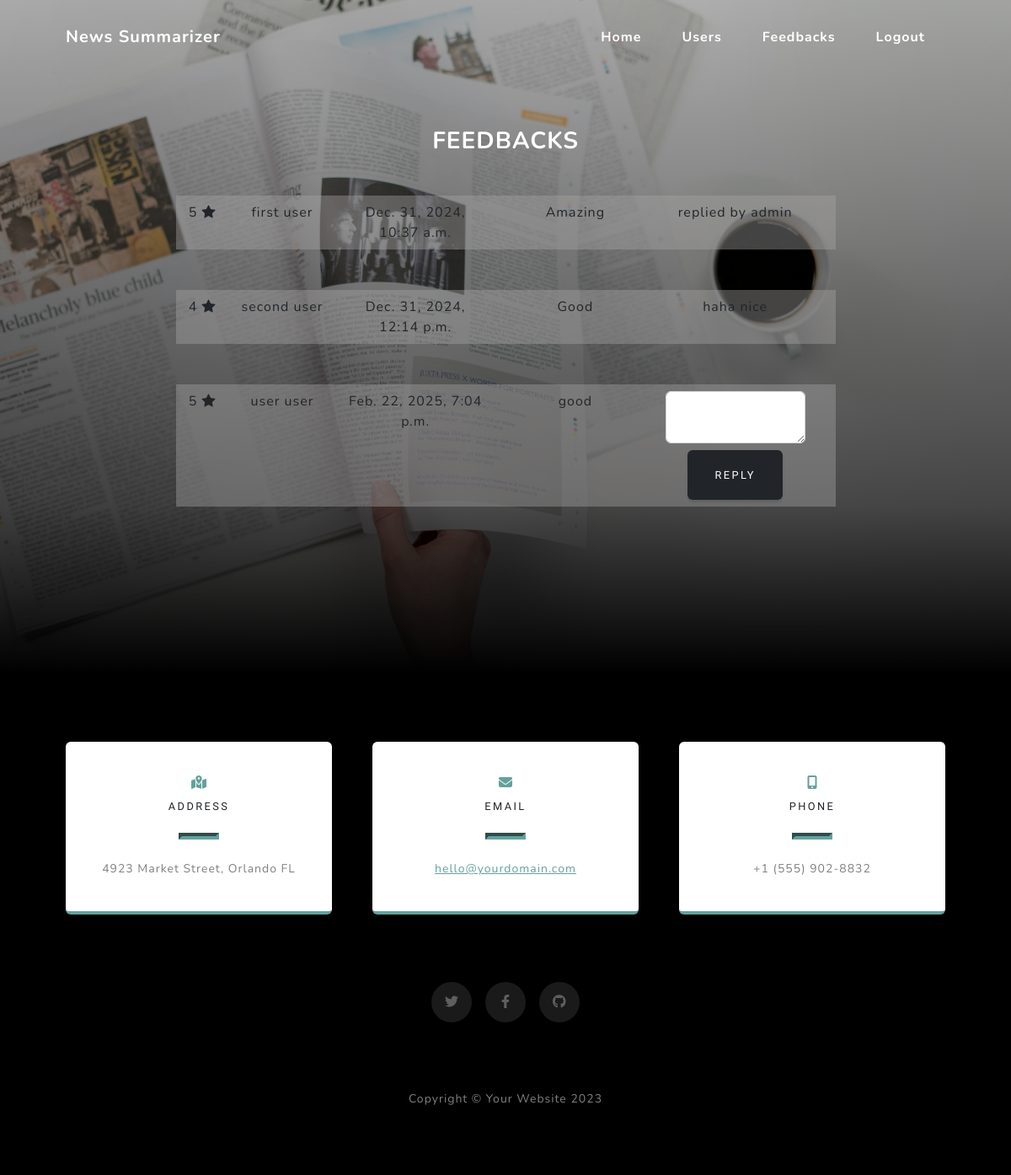
Screenshot of /admin_feedbacks with the database file from the repository.
### summary/models.py (models this page shows)
class Feedback(models.Model):
    user = models.ForeignKey(User,on_delete=models.CASCADE)
    rating = models.IntegerField()
    feedback = models.CharField(max_length=200)
    reply = models.CharField(max_length=200)
    date_time = models.DateTimeField(auto_now_add=True,null=True)

class User(models.Model):
    firstname = models.CharField(max_length=50)
    lastname = models.CharField(max_length = 50)
    email = models.EmailField()
    contact= models.IntegerField()
    age = models.IntegerField()
    qualification = models.CharField(max_length=10)
    purpose = models.CharField(max_length=100)
    address = models.CharField(max_length=100)
    loginid = models.ForeignKey(Login,on_delete=models.CASCADE,null=True)

### summary/views.py (the view, shortened to what this page needs)
# urls.py: path('admin_feedbacks', views.admin_feedbacks),
def admin_feedbacks(request):
    data = Feedback.objects.all()
    msg = ''
    return render(request, "adminfeedbacks.html", {'data': data, 'msg': msg})

### templates/adminfeedbacks.html (shortened to what this page needs)
{% extends 'adminindex.html' %}
{% load static %}
{% block content %}
<link rel="stylesheet" href="https://cdnjs.cloudflare.com/ajax/libs/bootstrap-icons/1.5.0/font/bootstrap-icons.min.css">
<header class="masthead">
    <div class="container px-4 px-lg-5 d-flex h-100 align-items-center justify-content-center">
        <div class="justify-content-center w-75">
            <div class="container container-fluid mb-5 text-center">
                <h3 style="color: white;text-transform: uppercase;font-weight: bolder;">Feedbacks</h3>
            </div>
            {% for d in data %}
            <div class="container container-fluid mb-5 text-center">
                <div class="row" style="background-color: rgba(168, 165, 165, 0.409);">
                <div class="row mt-2 mb-2 ">
                    <div class="col col-1" >
                        {{ d.rating }} <i class="bi bi-star-fill"></i>
                    </div>
                    <div class="col col-2" >
                        {{ d.user.firstname }} {{ d.user.lastname }}
                    </div>
                    <div class="col col-3" >
                        {{ d.date_time }}
                    </div>
                    <div class="col col-3" >
                        {{ d.feedback }}
                    </div>
                    {% if d.reply %}
                    <div class="col col-3" >
                        {{ d.reply }}
                    </div>
                    {% else %}
                    <div class="col col-3">
                        <form method="post">
                        <textarea class="form-control mb-2" name="reply" ></textarea>
                        <button class="btn btn-dark">Reply</button>
                    </form>
                    </div>
                    {% endif %}
                </div>
                </div>
            </div>
            {% endfor %}
        </div>
    </div>
</header>
{% endblock %}

### rows the page displays
Feedback: rating "5", user.firstname "first", user.lastname "user", date_time "Dec. 31, 2024, 10:37 a.m.", feedback "Amazing", reply "replied by admin"
Feedback: rating "4", user.firstname "second", user.lastname "user", date_time "Dec. 31, 2024, 12:14 p.m.", feedback "Good", reply "haha nice"
Feedback: rating "5", user.firstname "user", user.lastname "user", date_time "Feb. 22, 2025, 7:04 p.m.", feedback "good"
